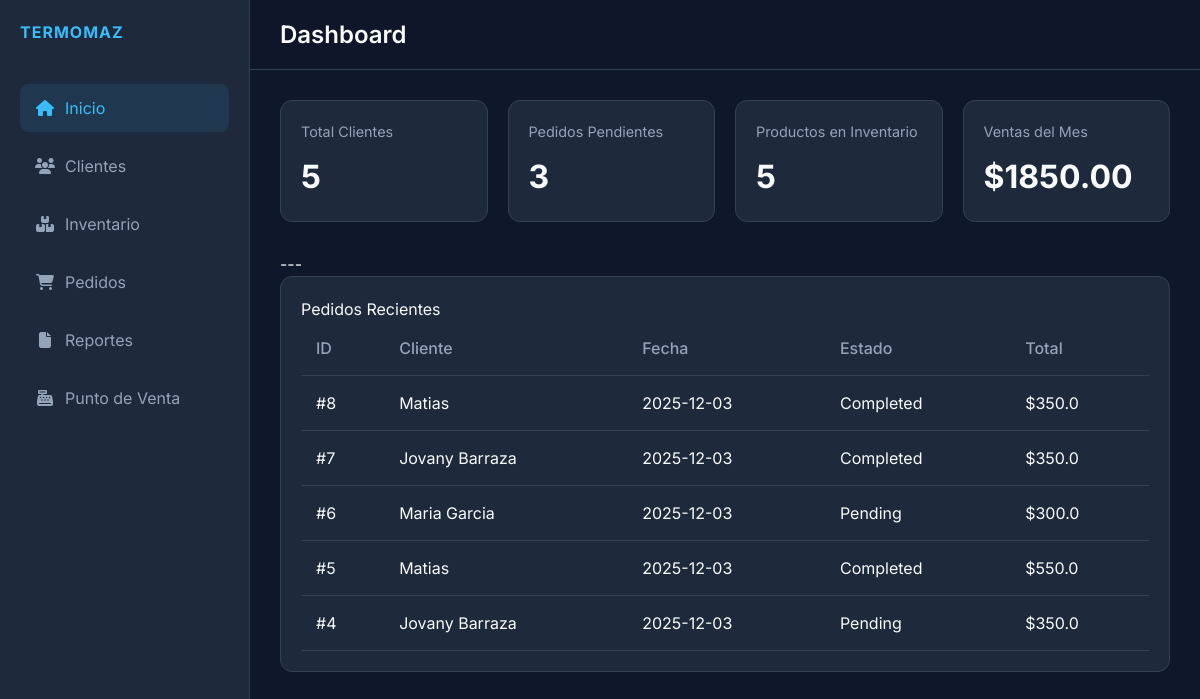
The page / on the database its author committed.
### models.py (models this page shows)
class Order(db.Model):
    id = db.Column(db.Integer, primary_key=True)
    client_id = db.Column(db.Integer, db.ForeignKey('client.id'), nullable=False)
    client = db.relationship('Client', backref=db.backref('orders', lazy=True))
    date = db.Column(db.DateTime, default=datetime.utcnow)
    status = db.Column(db.String(20), default='Pending') # Pending, Completed, Cancelled
    total = db.Column(db.Float, default=0.0)
    paid_amount = db.Column(db.Float, default=0.0)
    payment_status = db.Column(db.String(20), default='Pending') # Pending, Partial, Paid
    shipping_address = db.Column(db.String(200))
    items = db.relationship('OrderItem', backref='order', lazy=True, cascade="all, delete-orphan")

class Client(db.Model):
    id = db.Column(db.Integer, primary_key=True)
    name = db.Column(db.String(100), nullable=False)
    phone = db.Column(db.String(20))
    email = db.Column(db.String(100))
    address = db.Column(db.String(200))
    created_at = db.Column(db.DateTime, default=datetime.utcnow)

### app.py (the view)
@app.route('/')
def index():
    total_clients = Client.query.count()
    total_products = Product.query.count()
    pending_orders = Order.query.filter_by(status='Pending').count()
    start_of_month = get_start_of_current_month()
    monthly_sales_orders = Order.query.filter(
        Order.status == 'Completed',
        Order.date >= start_of_month
    ).all()
    monthly_sales = sum(order.total for order in monthly_sales_orders)
    recent_orders = Order.query.order_by(Order.date.desc()).limit(5).all()
    return render_template('index.html',
                           total_clients=total_clients,
                           total_products=total_products,
                           pending_orders=pending_orders,
                           monthly_sales=f"{monthly_sales:.2f}",
                           recent_orders=recent_orders)

### app.py (called while the page is built)
def get_start_of_current_month():
    today = date.today()
    return datetime(today.year, today.month, 1)

### templates/index.html
{% extends 'base.html' %}
{% block title %}Dashboard{% endblock %}
{% block content %}
<div class="stats-grid">
    <div class="stat-card">
        <h3>Total Clientes</h3>
        <div class="value">{{ total_clients }}</div>
    </div>
    <div class="stat-card">
        <h3>Pedidos Pendientes</h3>
        <div class="value">{{ pending_orders }}</div>
    </div>
    <div class="stat-card">
        <h3>Productos en Inventario</h3>
        <div class="value">{{ total_products }}</div>
    </div>
    <div class="stat-card">
        <h3>Ventas del Mes</h3>
        <div class="value">${{ monthly_sales }}</div>
    </div>
</div>
---
<div class="card">
    <div class="card-header">
        <h2>Pedidos Recientes</h2>
    </div>
    <div class="table-container">
        <table>
            <thead>
                <tr>
                    <th>ID</th>
                    <th>Cliente</th>
                    <th>Fecha</th>
                    <th>Estado</th>
                    <th>Total</th>
                </tr>
            </thead>
            <tbody>
                {% for order in recent_orders %}
                <tr>
                    <td>#{{ order.id }}</td>
                    <td>{{ order.client.name }}</td>
                    <td>{{ order.date.strftime('%Y-%m-%d') }}</td>
                    <td>
                        <span class="order-status
                            {% if order.status == 'Completed' %}status-completed
                            {% elif order.status == 'Pending' %}status-pending
                            {% elif order.status == 'Shipped' %}status-shipped
                            {% else %}status-default{% endif %}">
                            {{ order.status }}
                        </span>
                    </td>
                    <td>${{ order.total }}</td>
                </tr>
                {% else %}
                <tr>
                    <td colspan="5" style="text-align: center; color: var(--text-muted);">No hay pedidos recientes</td>
                </tr>
                {% endfor %}
            </tbody>
        </table>
    </div>
</div>
{% endblock %}

### static/style.css (style rules this page uses)
:root { --bg-color: #0f172a; --sidebar-bg: #1e293b; --card-bg: #1e293b; --text-color: #f8fafc; --text-muted: #94a3b8; --accent-color: #38bdf8; --accent-hover: #0ea5e9; --border-color: #334155; --success-color: #22c55e; --danger-color: #ef4444; --font-main: 'Inter', sans-serif; }
* { margin: 0; padding: 0; box-sizing: border-box; }
body { font-family: var(--font-main); background-color: var(--bg-color); color: var(--text-color); height: 100vh; overflow: hidden; }
.card { background-color: var(--card-bg); border-radius: 12px; padding: 20px; border: 1px solid var(--border-color); margin-bottom: 20px; }
.stats-grid { display: grid; grid-template-columns: repeat(auto-fit, minmax(200px, 1fr)); gap: 20px; margin-bottom: 30px; }
.stat-card { background-color: var(--card-bg); padding: 20px; border-radius: 12px; border: 1px solid var(--border-color); display: flex; flex-direction: column; }
.stat-card h3 { font-size: 0.9rem; color: var(--text-muted); margin-bottom: 10px; }
.stat-card .value { font-size: 2rem; font-weight: 700; color: var(--text-color); }
.table-container { overflow-x: auto; }
table { width: 100%; border-collapse: collapse; }
th, td { padding: 15px; text-align: left; border-bottom: 1px solid var(--border-color); }
th { color: var(--text-muted); font-weight: 500; }

### rows shown on the page
Order: id "8", client.name "Matias", date "2025-12-03", status "Completed", total "350.0"
Order: id "7", client.name "Jovany Barraza", date "2025-12-03", status "Completed", total "350.0"
Order: id "6", client.name "Maria Garcia", date "2025-12-03", status "Pending", total "300.0"
Order: id "5", client.name "Matias", date "2025-12-03", status "Completed", total "550.0"
Order: id "4", client.name "Jovany Barraza", date "2025-12-03", status "Pending", total "350.0"

### other values the page prints
{{ total_clients }} "5"
{{ pending_orders }} "3"
{{ total_products }} "5"
{{ monthly_sales }} "1850.00"
